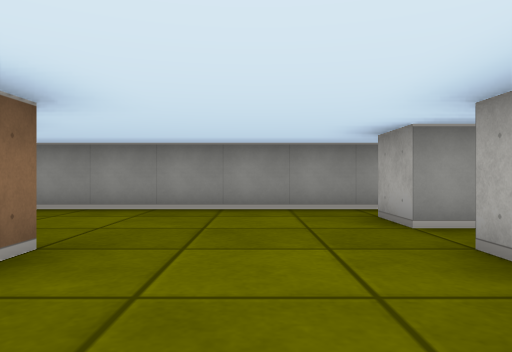
View 1 (above)

16 first-person views from a walk through a cub3D maze. The camera is about half as high as the walls, looks level and sees 70° across. The floor is counted in squares. Each view is taken from the middle of a square. On the plan, view 1 faces up. The plan holds only what a view shows up to about 9 squares ahead; the rest is blank.

View 2
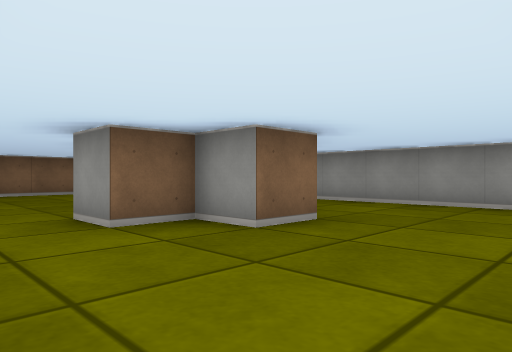

View 3
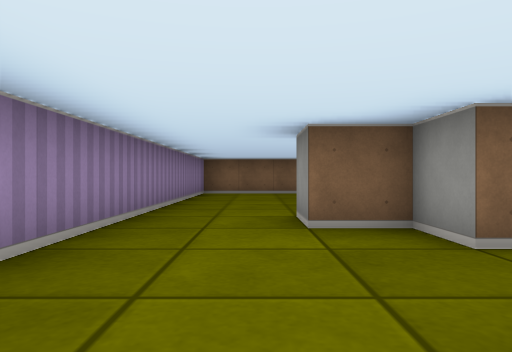

View 4
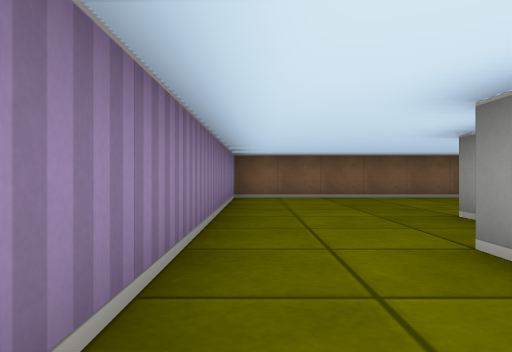

View 5
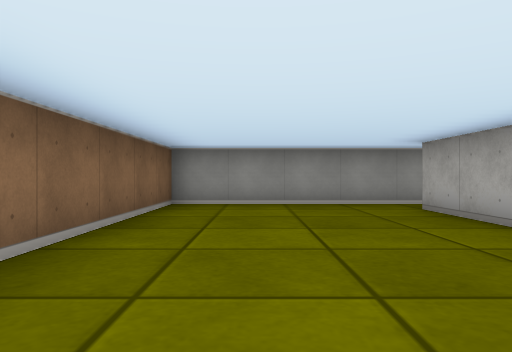

View 6
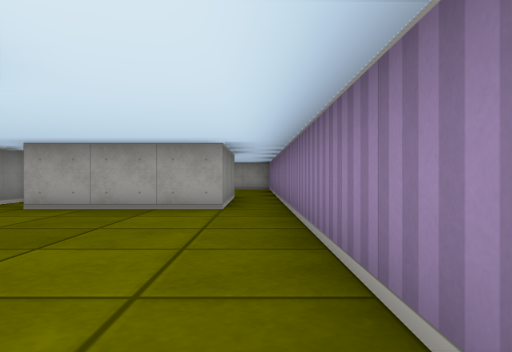

View 7
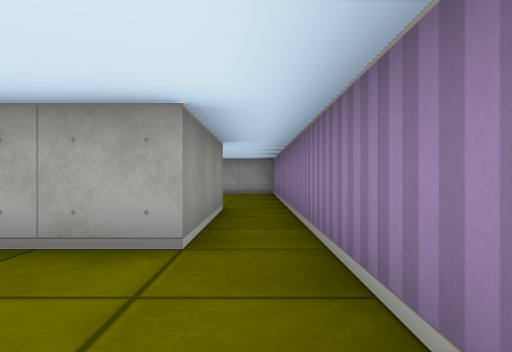

View 8
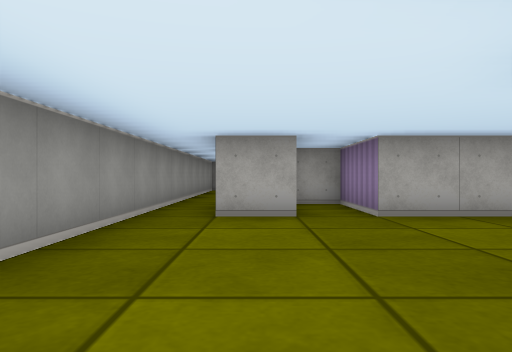

View 9
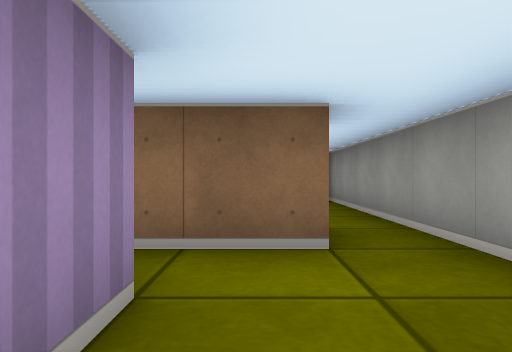

View 10
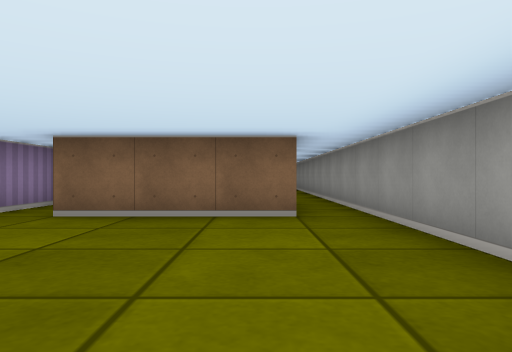

View 11
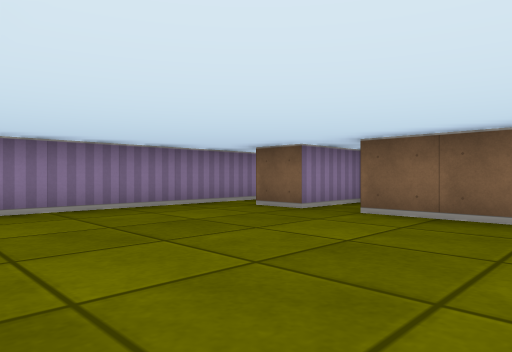

View 12
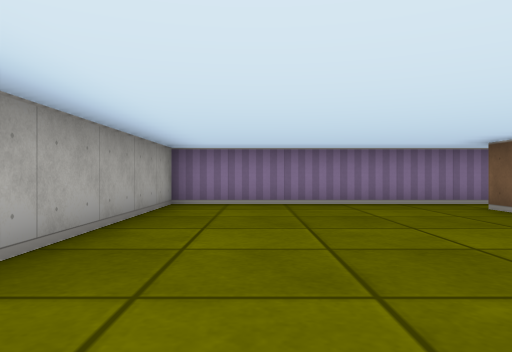

View 13
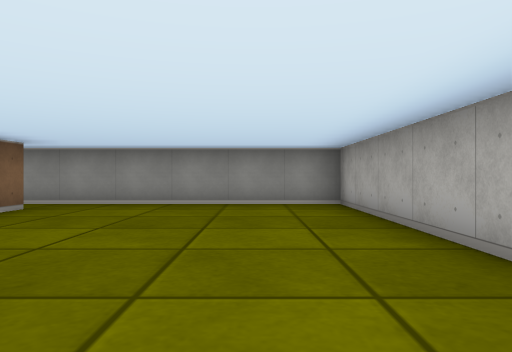

View 14
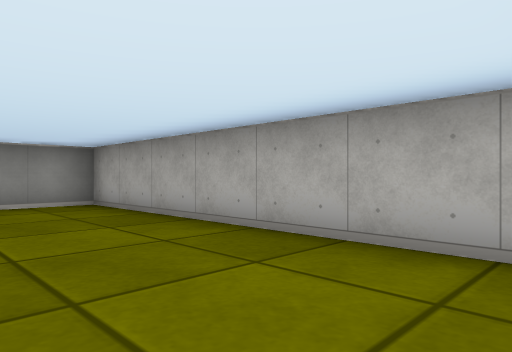

View 15
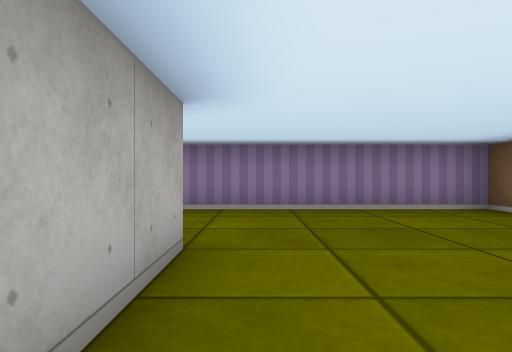

View 16
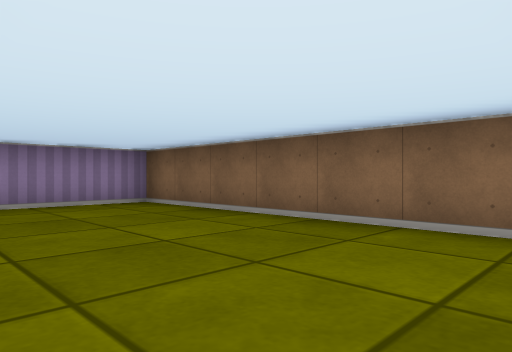

### Floor plan
Points are (right, up) in squares from view 1. A wall is a line through its corners. A room is listed if a view was taken in it or the views show most of it. See-through windows are left out.
Room 1 (views 1, 2, 3, 4, 7, 8, 9)
walls: (-1.5, 2.5) (-1.5, 1.5) (-2.5, 1.5) (-2.5, 0.5); (3.1, 3.5) (1.5, 3.5) (1.5, 4.5); (-3.5, 3.5) (-2.6, 3.5); (-2.5, -1.5) (4.5, -1.5); (-4.5, 4.5) (-4.5, 3.1); (4.5, -0.5) (1.5, -0.5) (1.5, 2.5) (3.5, 2.5) (3.5, 3.4); (4.5, 5.5) (-4.5, 5.5)
ways out: opening at (-5, 5) to room 2; opening at (-3, -0.5) to room 2; opening at (4, -1) to room 3; opening at (4, 5) to room 3
Room 2 (views 5, 6, 15, 16)
walls: (-5.5, 1.5) (-5.5, 4.5); (-4.5, 5.5) (-9.5, 5.5) (-9.5, -1.5) (-2.5, -1.5); (-2.5, 0.5) (-3.5, 0.5)
ways out: opening at (-5, 5) to room 1; opening at (-3, -0.5) to room 1
Room 3 (views 10, 11, 12, 13, 14)
walls: (4.5, 4.5) (4.5, 1.5); (4.5, -1.5) (9.5, -1.5) (9.5, 5.5) (4.5, 5.5); (2.6, 0.5) (4.5, 0.5) (4.5, -0.5)
ways out: opening at (4, -1) to room 1; opening at (4, 5) to room 1

Positions as (right, up) in squares from view 1, and headings:
1: (0, 0), facing up
2: (1, -1), facing up-left
3: (1, 0), facing left
4: (-1, -1), facing left
5: (-8, -1), facing up
6: (-4, -1), facing right
7: (-1, -1), facing right
8: (-3, 4), facing right
9: (-2, 4), facing left
10: (9, 4), facing left
11: (9, 4), facing down-left
12: (8, 5), facing down
13: (8, -1), facing up
14: (7, -1), facing up-right
15: (-6, 4), facing down
16: (-6, 5), facing down-left
